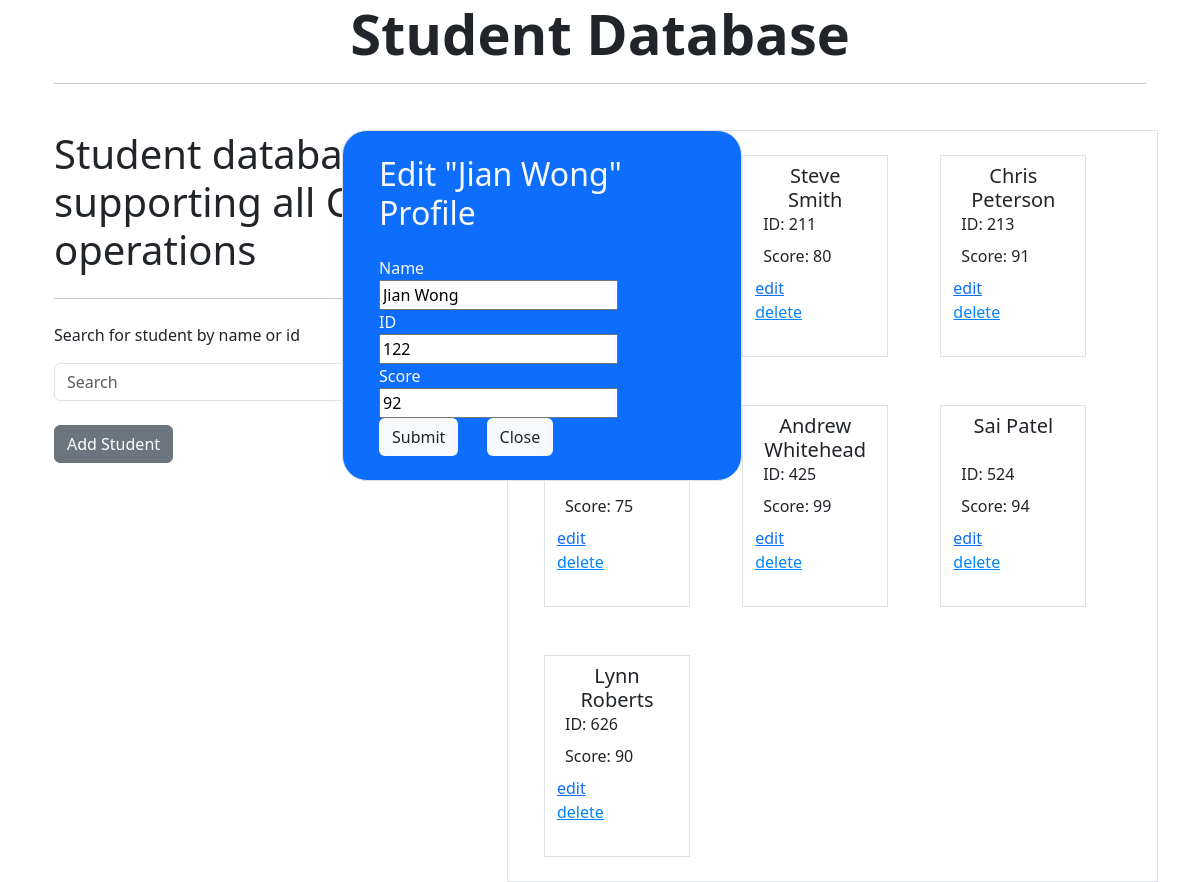
The app's page /122/editStudent/ with its own data.
### tables this page shows
CREATE TABLE students (
    id INTEGER NOT NULL PRIMARY KEY,
	student_name TEXT NOT NULL,
    points INTEGER
);

### app.py (the view, shortened to what this page needs)
@app.route('/<int:id>/editStudent/', methods=('GET', 'POST'))
def editStudent(id):
    db = db_connect()
    students = db.execute('SELECT * FROM students').fetchall()
    profile = db.execute('SELECT * FROM students WHERE id = ?', (id,)).fetchone()
    db.close()
    if profile is None:
        abort(404)
    return render_template("editStudent.html", students=students, profile=profile)

### app.py (called while the page is built)
def db_connect():
    dbcnct = sqlite3.connect('student.db')
    dbcnct.row_factory = sqlite3.Row
    return dbcnct

### templates/editStudent.html
{% extends 'interface.html' %}
{% block div %}
<div style="z-index: 9; position: fixed; width: 100%; height: 100%;">
    <div class="row">
        <div class="col-3"></div>
        <div class="col-4 border bg-primary" style="border-radius: 25px;">
            <h2 class="text-light m-4">{% block title %} Edit "{{ profile['student_name'] }}" Profile {% endblock %}</h2>
            <form class="m-4" method="post">
                <label class="text-light" for="name">Name</label>
                <br>
                <input type="text" name="name"
                    placeholder="Student name"
                    value="{{ request.form['name'] or profile['student_name'] }}"></input>
                <br>
                <label class="text-light" for="id">ID</label>
                <br>
                <input type="text" name="id"
                    placeholder="Student id"
                    value="{{ request.form['id'] or profile['id'] }}"></input>
                <br>
                <label class="text-light" for="score">Score</label>
                <br>
                <input type="text" name="score"
                    placeholder="Student score"
                    value="{{ request.form['score'] or profile['points'] }}"></input>
                <br>
                <span>
                    <button class="btn bg-light" type="submit">Submit</button>
                    <a class="btn bg-light" type="submit" style="margin-left: 2vw;" href="/">Close</a>
                </span>
            </form>
        </div>
        <div class="col-3"></div>
    </div>
</div>
{% endblock %}

### templates/interface.html
{% extends 'layout.html' %}
{% block body %}
<div class="row">
    <div class="col-5">
        <div>
            <h1 class="display-6">Student database supporting all CRUD operations</h1>
            <hr class="my-4">
            <p>Search for student by name or id</p>
            <form action="{{ url_for('getStudent') }}" method="post">
                <div class="input-group">
                    <input type="text" name="search" class="form-control" placeholder="Search" aria-label="Search" value="{{ request.form['search'] }}">
                    <div class="input-group-append">
                        <button class="btn btn-outline-success my-2 my-sm-0" type="submit">Search</button>
                    </div>
                </div>
            </form>
            <div class="mt-4">
                <a class="btn btn-secondary" href="/addStudent">Add Student</a>
            </div>
        </div>
    </div>
    <div class="col-7 container border">
        {% for student in students %}
            <div class="d-inline-block m-4 border">
                <div class="container" style="width: 12vw; height: 25vh;">
                    <span style="position:absolute; width:10vw">
                    <h5 class="text-center m-2">{{ student['student_name'] }}</h5>
                    </span>
                    <br><br>
                    <p class="m-2">ID: {{ student['id'] }}</p>
                    <p class="m-2">Score: {{ student['points'] }}</p>
                    <span style="width: 12vw;">
                        <form action="{{ url_for('deleteStudent', id=student['id']) }}" method="POST">
                            <a href="{{ url_for('editStudent', id=student['id']) }}" style="margin-right: 4vw;">edit</a>
                            <input class="btn-link" type="submit" value="delete" style="background: none; border: none; padding: 0; color: rgb(1, 132, 255);" onmouseover="this.style.color='#069';" onmouseout="this.style.color='rgb(1, 132, 255)';"
                                    onclick="return confirm('Are you sure you want to delete this student?')">
                        </form>
                    </span>
                </div>
            </div>
        {% endfor %}
    </div>
    {% block div %}
    {% endblock %}
</div>
{% endblock %}

### records on screen
students: student_name "Steve Smith", id "211", points "80"
students: student_name "Chris Peterson", id "213", points "91"
students: points "75"
students: student_name "Andrew Whitehead", id "425", points "99"
students: student_name "Sai Patel", id "524", points "94"
students: student_name "Lynn Roberts", id "626", points "90"
students: student_name "Jian Wong", name "Jian Wong", id "122", score "92"
